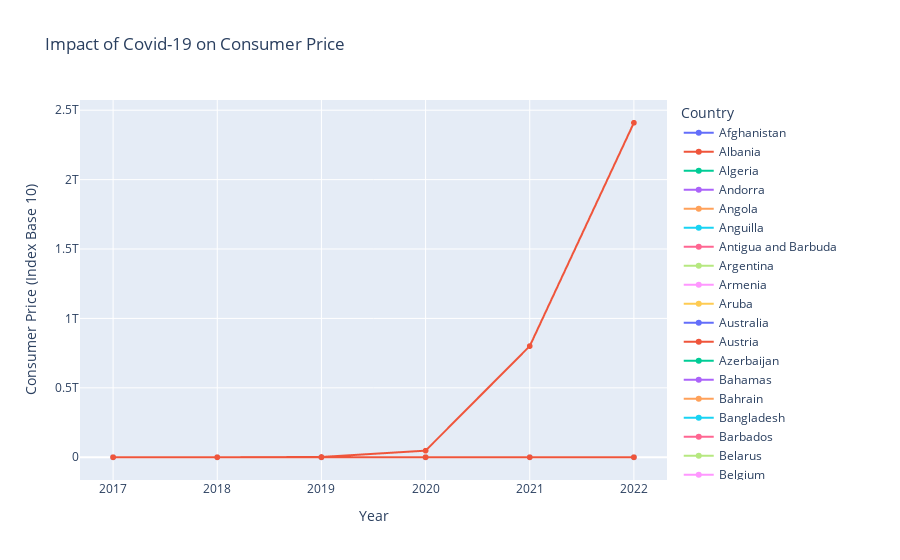

Source (notebook cell):
### Code cell
create_consumer_price_chart(melted_data)
